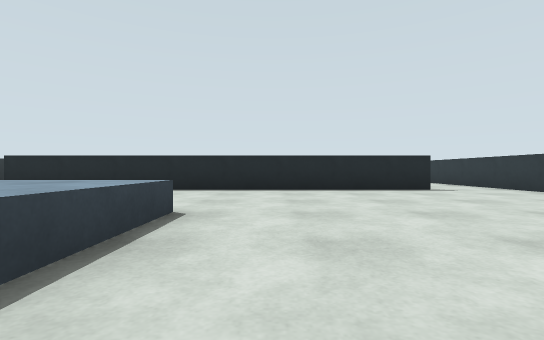
[1] (above)

24 first-person views from a walk through a world built for the Gazebo simulator. The camera is 0.72 m above the floor, looks level and sees 85° across. The floor is counted in squares, 2 m on a side. Each view is taken from the middle of a square. On the plan, view 1 faces up. The plan holds only what a view shows up to about 9 squares ahead; the rest is blank. The place goes on beyond the plan.

[2]
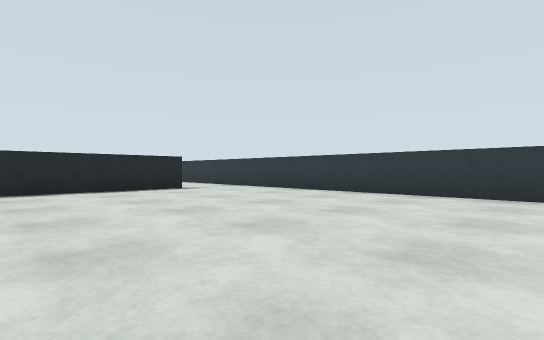

[3]
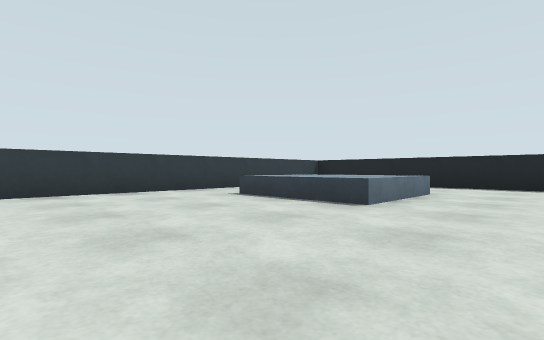

[4]
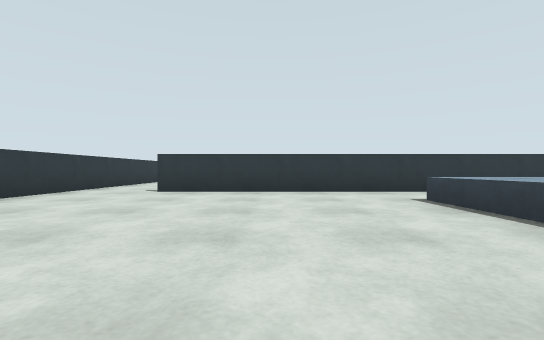

[5]
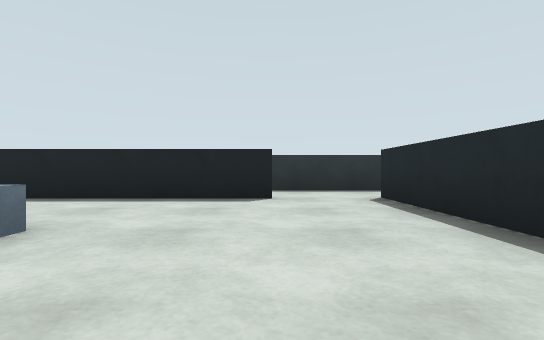

[6]
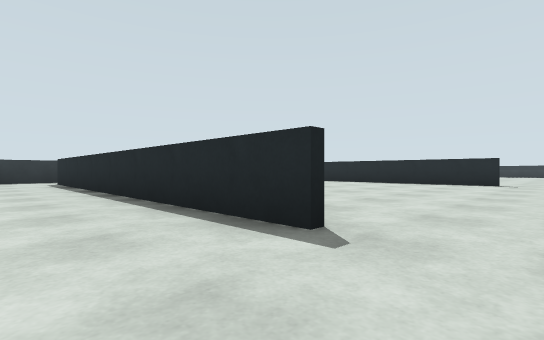

[7]
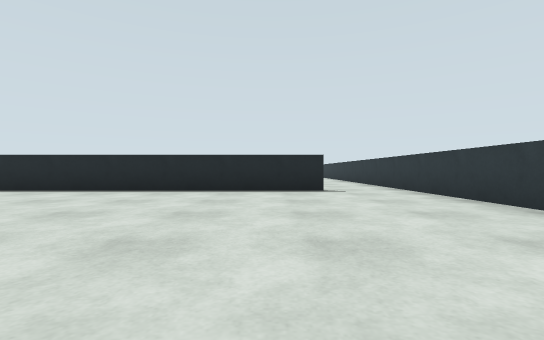

[8]
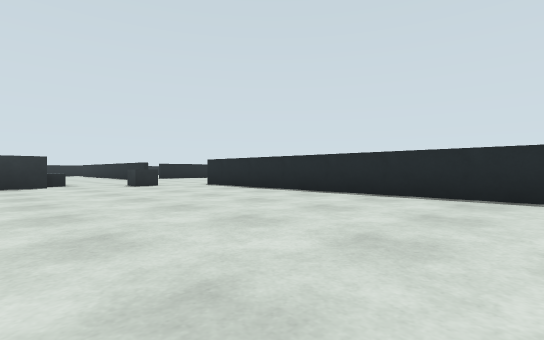

[9]
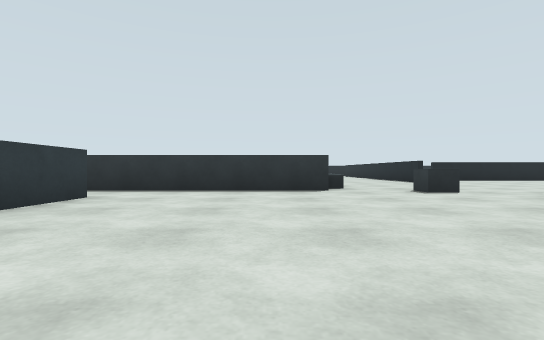

[10]
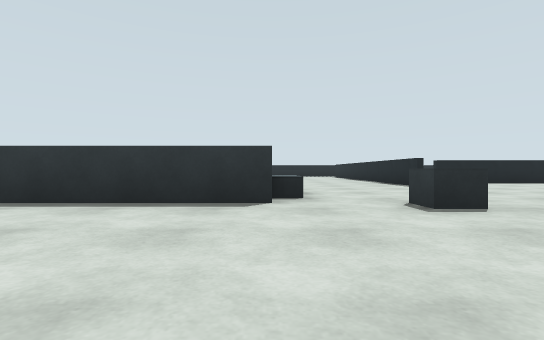

[11]
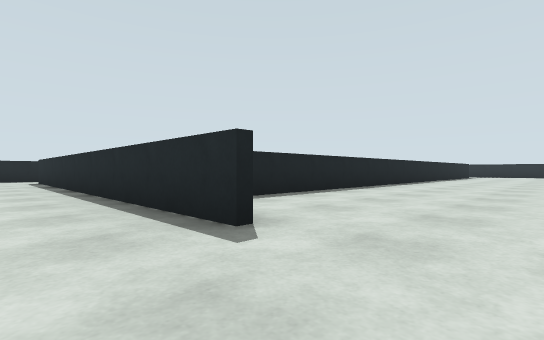

[12]
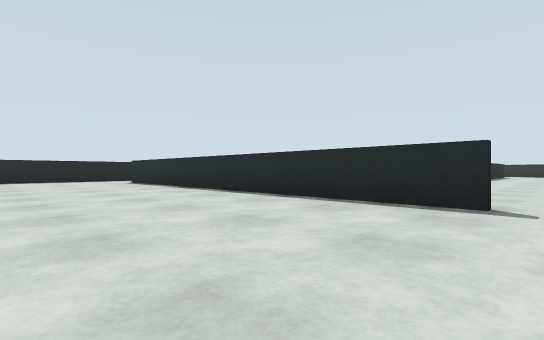

[13]
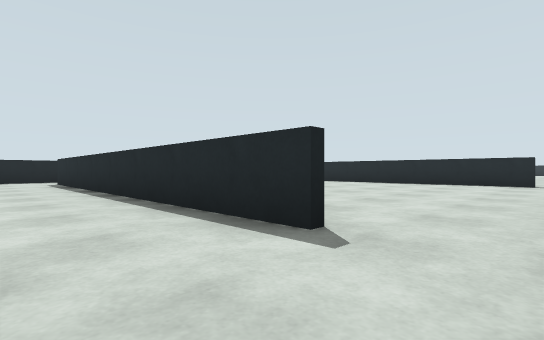

[14]
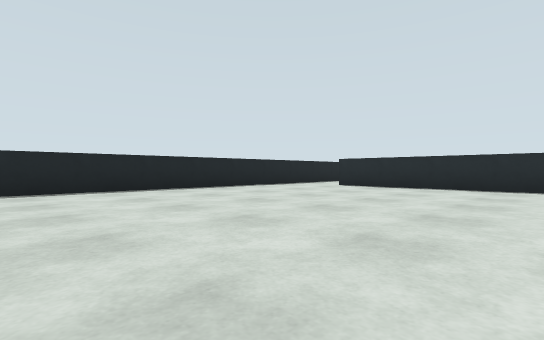

[15]
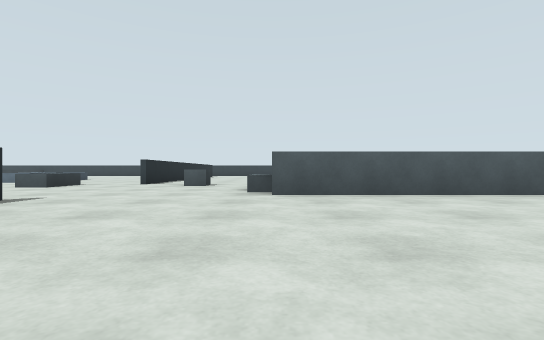

[16]
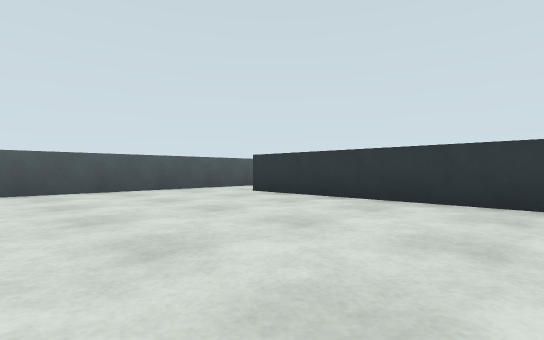

[17]
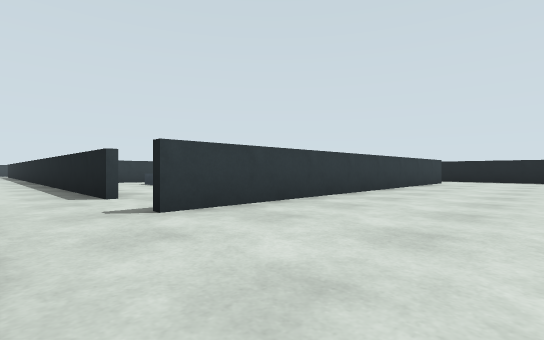

[18]
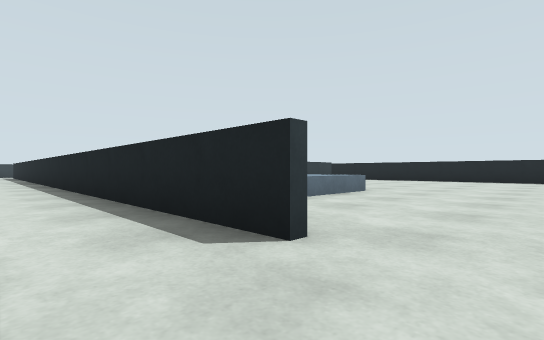

[19]
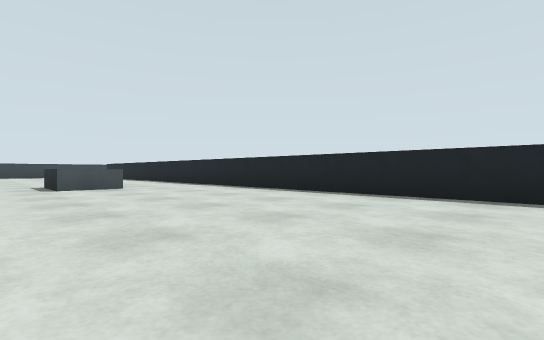

[20]
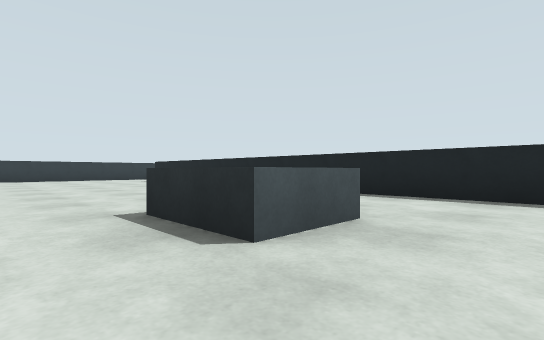

[21]
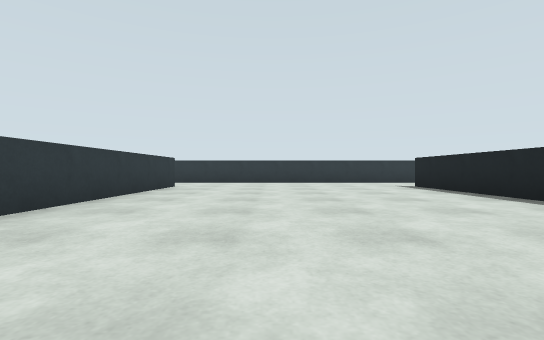

[22]
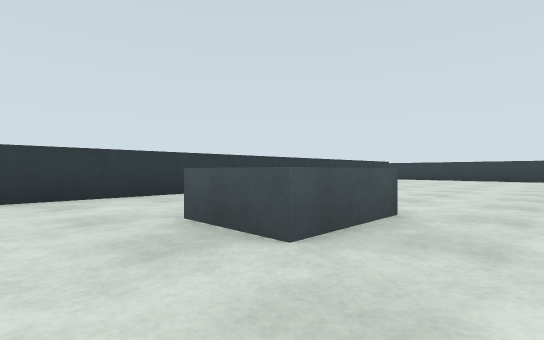

[23]
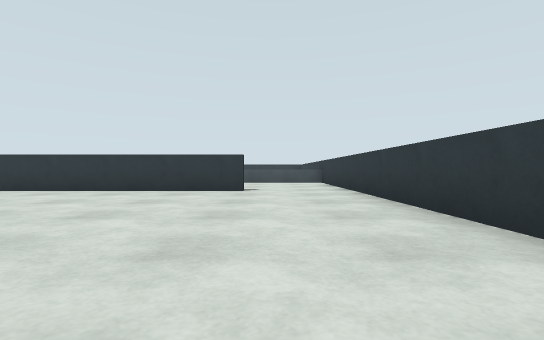

[24]
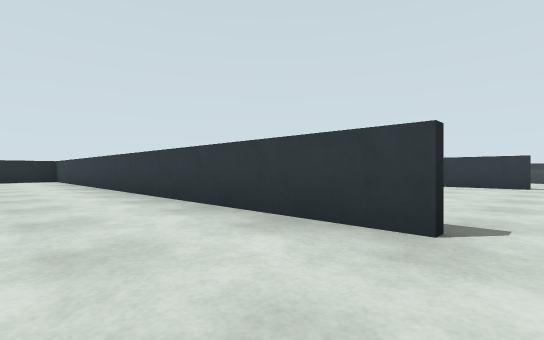

### Floor plan
Points are (right, up) in squares from view 1. A wall is a line through its corners. A room is listed if a view was taken in it or the views show most of it. See-through windows are left out.
Room 1 (views 1, 2, 3, 4, 5, 6)
walls: (3, 5.4) (-5, 5.4); (4.4, -0.4) (4.4, 5.5); (-4.7, 4) (-4.7, -0.9) (3, -0.9)
ways out: opening at (3.5, 5) to room 2; opening at (3.5, -1)
objects: blue box (-2, 1) to (-1, 2)
Room 2 (views 7, 8, 9, 10, 11, 12, 13, 14, 15, 16, 17, 18, 19, 20, 21, 22)
walls: (-5, 5.6) (-3.6, 5.6); (-9.5, 12.2) (-18, 12.2); (-10.1, 4) (-10.1, -11.5); (3, 12.2) (-5.5, 12.2); (4.4, 5.5) (4.4, 16); (-11.1, 18.5) (-11.1, 13.5); (-18, 5.6) (-10, 5.6); (-19.4, 12.4) (-19.4, 5.5); (-4.9, -11.5) (-4.9, -2.1); (-9.6, -13.4) (-5.6, -13.4)
ways out: opening at (3.5, 5) to room 1; opening at (-10, -12.5) to room 3; opening at (-18.5, 5); opening at (-18.5, 12); opening at (-11, 13); opening at (-5, -12.5)
objects: grey box (-8, -4) to (-7, -3); grey box (-8, 4) to (-7, 8); grey box (-8, 9) to (-7, 9); grey box (-6, 11); grey box (-6, 14); other object (-4, 16) to (-2, 16)
Room 3 (views 23, 24)
walls: (-10.3, -11.5) (-10.3, -1.1) (-11.6, -1.1); (-11.1, -13.4) (-9.6, -13.4)
ways out: opening at (-10, -12.5) to room 2

Where each view was taken, in squares from view 1:
view 1: 0 up, 0 right, facing up
view 2: 0 up, 0 right, facing up-right
view 3: 4 up, 2 right, facing down-left
view 4: 4 up, 1 right, facing down
view 5: 4 up, 1 left, facing left
view 6: 4 up, 4 right, facing up-left
view 7: 7 up, 2 right, facing up
view 8: 8 up, 1 right, facing up-left
view 9: 8 up, 1 left, facing left
view 10: 9 up, 3 left, facing left
view 11: 11 up, 8 left, facing up-left
view 12: 9 up, 9 left, facing up-left
view 13: 4 up, 9 left, facing up-left
view 14: 6 up, 14 left, facing up-left
view 15: 9 up, 13 left, facing right
view 16: 9 up, 14 left, facing down-right
view 17: 8 up, 9 left, facing down-left
view 18: 5 up, 9 left, facing down-left
view 19: 3 up, 6 left, facing down-left
view 20: 2 down, 6 left, facing down-left
view 21: 5 down, 7 left, facing down
view 22: 2 down, 9 left, facing down-right
view 23: 12 down, 10 left, facing right
view 24: 12 down, 12 left, facing up-right
